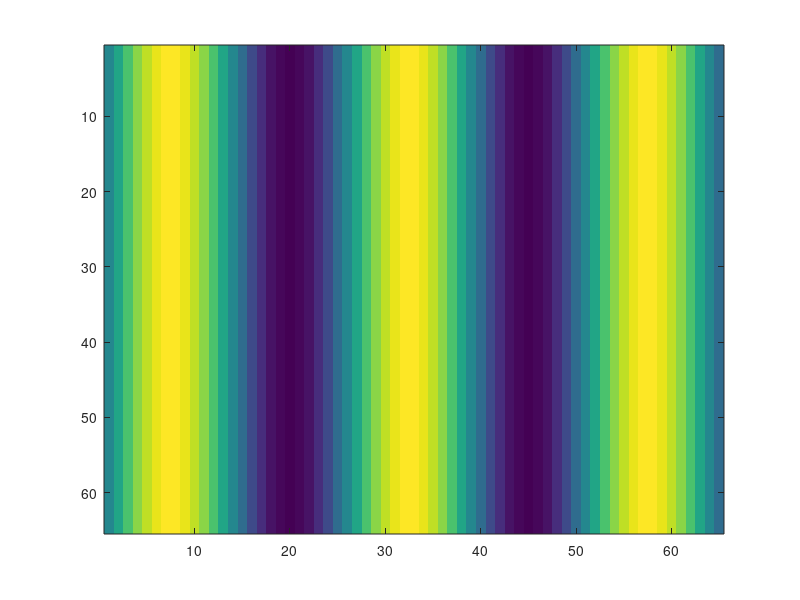

Write the MATLAB code that produced this figure. (Note: this script raises an error after producing the figure.)
function CreateGaborPatchesWithPoint()

    % http://www.icn.ucl.ac.uk/courses/MATLAB-Tutorials/Elliot_Freeman/html/gabor_tutorial.html

    strOutputFolder = '/Users/mmb/MEG/ATWM1/Presentation/PresentationExperiments_EXP8/Bitmaps/';
 
    vPhases = [0.25, 0.25];
    %vPhases = [0.25];
    
    bAddDot = false;
    bAddCircle = true;
    
    for bCircularGrating = [0 1]

        for bAddFrame = [0 1]

            for iPhase = 1:length(vPhases)

                % create frame versions only for phase = 0
                if (iPhase > 1 && bAddFrame) || ( iPhase > 1 && bCircularGrating) || ( bAddFrame && bCircularGrating)
                    continue;
                end

                for iAngle = 1:180
                    
                    if iAngle > 1 && bCircularGrating
                        % create only one circular patch (angle has no meaning here)
                        continue;
                    end

                    %% parameters
                    imSize = 65;                           % image size: n X n
                    lamda = 25;   %15                          % wavelength (number of pixels per cycle)
                    theta = iAngle;                         % grating orientation
                    sigma = 10;    %8                         % gaussian standard deviation in pixels
                    phase = vPhases(iPhase);                % phase (0 -> 1)
                    trim = .001;                            % trim off gaussian values smaller than this
                    %trim = .1;                            % trim off gaussian values smaller than this

                    %% make linear ramp
                    X = 1:imSize;                           % X is a vector from 1 to imageSize
                    X0 = (X / imSize) - .5;                 % rescale X -> -.5 to .5
                    %figure;                                 % make new figure window
                    %plot(X0);                               % plot ramp

                    %% plot a one-dimensional sinewave
                    % sinX = sin(X0 * 2*pi);                  % convert to radians and do sine
                    % plot(sinX);                             % plot a 1D sinewave!

                    %% mess about with wavelength and phase
                    freq = imSize/lamda;                    % compute frequency from wavelength
                    Xf = X0 * freq * 2*pi;                  % convert X to radians: 0 -> ( 2*pi * frequency)
                    %sinX = sin(Xf) ;                        % make new sinewave
                    %plot(sinX, 'r-');                       % plot in red
                    phaseRad = (phase * 2* pi);             % convert to radians: 0 -> 2*pi                    
                    
                    sinX = sin( Xf + phaseRad) ;            % make phase-shifted sinewave

                    %hold on;                                % superimpose next plot on last
                    %plot(sinX, 'g-');                       % plot in green
                    %hold off;                               % next plot overwrites this one

                    %% Now make a 2D grating
                    % Start with a 2D ramp use meshgrid to make 2 matrices with ramp values across columns (Xm) or across rows (Ym) respectively
                    [Xm Ym] = meshgrid(X0, X0);             % 2D matrices
                    %imagesc( [ Xm Ym ] );                   % display Xm and Ym
                    %colorbar; axis off                      % add colour bar to see va

                    %% Put 2D ramps through sine
                    Xf = Xm * freq * 2*pi;                    
                    Yf = Ym * freq * 2*pi;                    
                                        
                    if bCircularGrating
                        grating = sin( sqrt(Xf.^2 + Yf.^2) + phaseRad );          % make 2D sinewave
                    else
                        grating = sin( Xf + phaseRad);          % make 2D sinewave
                    end
                    
                    imagesc( grating, [-1 1] );             % display
                    %colormap gray(256);                     % use gray colormap (0: black, 1: white)
                    %axis off; axis image;                   % use gray colormap

                    %% Change orientation by adding Xm and Ym together in different proportions
                    if ~bCircularGrating
                        thetaRad = (theta / 360) * 2*pi;        % convert theta (orientation) to radians
                        Xt = Xm * cos(thetaRad);                % compute proportion of Xm for given orientation
                        Yt = Ym * sin(thetaRad);                % compute proportion of Ym for given orientation
                        XYt = [ Xt + Yt ];                      % sum X and Y components
                        XYf = XYt * freq * 2*pi;                % convert to radians and scale by frequency

                        grating = sin( XYf + phaseRad);                   % make 2D sinewave
                        %imagesc( grating, [-1 1] );                     % display
                        %axis off; axis image;    % use gray colormap
                    end
                    
                    %% Make a gaussian mask
                    %first look at the 1D function
                    s = sigma / imSize;                     % gaussian width as fraction of imageSize
                    %Xg = exp( -( ( (X0.^2) ) ./ (2* s^2) ));% formula for 1D gaussian
                    %Xg = normpdf(X0, 0, (20/imSize)); Xg = Xg/max(Xg);  % alternative using normalized probability function (stats toolbox)
                    %plot(Xg)

                    %% Make 2D gaussian blob
                    gauss = exp( -(((Xm.^2)+(Ym.^2)) ./ (2* s^2)) ); % formula for 2D gaussian
                    %imagesc( gauss, [-1 1] );                        % display
                    %axis off; axis image;     % use gray colormap

                    %% Now multply grating and gaussian to get a GABOR
                    gauss(gauss < trim) = 0;                 % trim around edges (for 8-bit colour displays)
                    gabor = grating;                % use .* dot-product
                    %gabor = grating .* gauss;                % use .* dot-product

                    gauss(gauss < trim) = 0;                 % trim around edges (for 8-bit colour displays)
                    %imagesc( gabor, [-1 1] );                        % display
                    %axis off; axis image;                    % use gray colormap
                    %axis image; axis off; colormap gray(256);
                    %set(gca,'pos', [0 0 1 1]);               % display nicely without borders
                    %set(gcf, 'menu', 'none', 'Color',[.5 .5 .5]); % without background

                    if bCircularGrating
                       strOutputPath = sprintf('%sgabor_circ.bmp', strOutputFolder);     
                    else
                        if iPhase == 1
                            if bAddFrame
                                strOutputPath = sprintf('%sgabor_%03d_framed.bmp', strOutputFolder, iAngle);
                            else
                                strOutputPath = sprintf('%sgabor_%03d.bmp', strOutputFolder, iAngle);
                            end
                        else
                            strOutputPath = sprintf('%sgabor_%03d_inv.bmp', strOutputFolder, iAngle);
                        end
                    end
                    %saveas(gcf, strOutputPath, 'bmp'); % error on macosx
                    % workaround:
                    %print(gcf, '-dbmp', strOutputPath);

                    % scale to [0,1]
                    grating = grating - min(grating(:));
                    grating = grating ./ max(grating(:));

                    if iPhase == 1
                       color1 = [ 0 0 0 ];
                       color2 = [ 0.7 0.7 0.7 ];
                       %color2 = [ 1 1 1 ];
                    else
                       color1 = [ 0 0 0 ];
                       color2 = [ 0.7 0.7 0.7 ];            
                       %color2 = [ 1 1 1 ];
                    end

                    color0 = [ 0.5 0.5 0.5 ]; % background color

                    gabor3d = nan(imSize,imSize,3);       
                    gabor3d(:,:,1) = color1(1)*grating + color2(1)*(1-grating);
                    gabor3d(:,:,2) = color1(2)*grating + color2(2)*(1-grating);
                    gabor3d(:,:,3) = color1(3)*grating + color2(3)*(1-grating);

                    gabor3d(:,:,1) = gabor3d(:,:,1) .* gauss + color0(1)*(1-gauss);
                    gabor3d(:,:,2) = gabor3d(:,:,2) .* gauss + color0(2)*(1-gauss);
                    gabor3d(:,:,3) = gabor3d(:,:,3) .* gauss + color0(3)*(1-gauss);


                    if iPhase == 1
                        %circleColor = [ 1 0 0 ];
                        circleColor = [ 1 1 1];
                    else
                        % bitmap with inverted point
                        %circleColor = [ 0 1 0 ];
                        circleColor = [ 0 0 0 ];
                    end

                    % add salience with color dot
                    if bAddDot
                        iRadius = 3;
                        iCenter = ceil(imSize / 2);
                        for x = (iCenter-iRadius):(iCenter+iRadius)
                            for y = (iCenter-iRadius):(iCenter+iRadius)
                               if sqrt((x-iCenter)^2+(y-iCenter)^2) <= (iRadius+0.5)
                                   gabor3d(x,y,1) = circleColor(1);
                                   gabor3d(x,y,2) = circleColor(2);
                                   gabor3d(x,y,3) = circleColor(3);
                               end
                            end
                        end
                    end

                    if bAddCircle
                        iOuterRadius = ceil(imSize / 2) - 4;
                        iInnerRadius = ceil(imSize / 2) - 5;
                        iCenter = ceil(imSize / 2);
                        for x = (iCenter-iOuterRadius):(iCenter+iOuterRadius)
                            for y = (iCenter-iOuterRadius):(iCenter+iOuterRadius)
                               dbDistance = sqrt((x-iCenter)^2+(y-iCenter)^2);
                               if  dbDistance <= (iOuterRadius+0.5) && dbDistance >= (iInnerRadius-0.5)
                                   gabor3d(x,y,1) = circleColor(1);
                                   gabor3d(x,y,2) = circleColor(2);
                                   gabor3d(x,y,3) = circleColor(3);
                               end
                            end
                        end
                    end

                    if bAddFrame
                        % add white frame around gabor patch
                        iPixelThickness = 3;
                        gabor3d([1:iPixelThickness],:,1) = 255;
                        gabor3d([1:iPixelThickness],:,2) = 255;
                        gabor3d([1:iPixelThickness],:,3) = 255;
                        gabor3d([end-iPixelThickness+1:end],:,1) = 255;
                        gabor3d([end-iPixelThickness+1:end],:,2) = 255;
                        gabor3d([end-iPixelThickness+1:end],:,3) = 255;
                        gabor3d(:,[1:iPixelThickness],1) = 255;
                        gabor3d(:,[1:iPixelThickness],2) = 255;
                        gabor3d(:,[1:iPixelThickness],3) = 255;
                        gabor3d(:,[end-iPixelThickness+1:end],1) = 255;
                        gabor3d(:,[end-iPixelThickness+1:end],2) = 255;
                        gabor3d(:,[end-iPixelThickness+1:end],3) = 255;
                    end

                    % Create indexed image
                    %[gaborOut,~] = gray2ind(gabor);

                    %imwrite(gaborOut, gray(256), strOutputPath, 'bmp'); % darker output
                    imwrite(gabor3d, strOutputPath, 'bmp');
                    disp(strOutputPath);

                    %gabor3d = fft2(double(gabor3d));
                    %gabor3d = log2(fftshift(gabor3d));
                    %gabor3d = abs(gabor3d);
                    %%gabor3d = log(gabor3d+1);
                    %gabor3d = mat2gray(gabor3d);
                    %strOutputPath = strrep(strOutputPath,'.bmp', '_fft2.bmp');
                    %imwrite(gabor3d, strOutputPath, 'bmp');
                    %disp(strOutputPath);
                    
                    close();
                end 
            end
        end
    end
end
